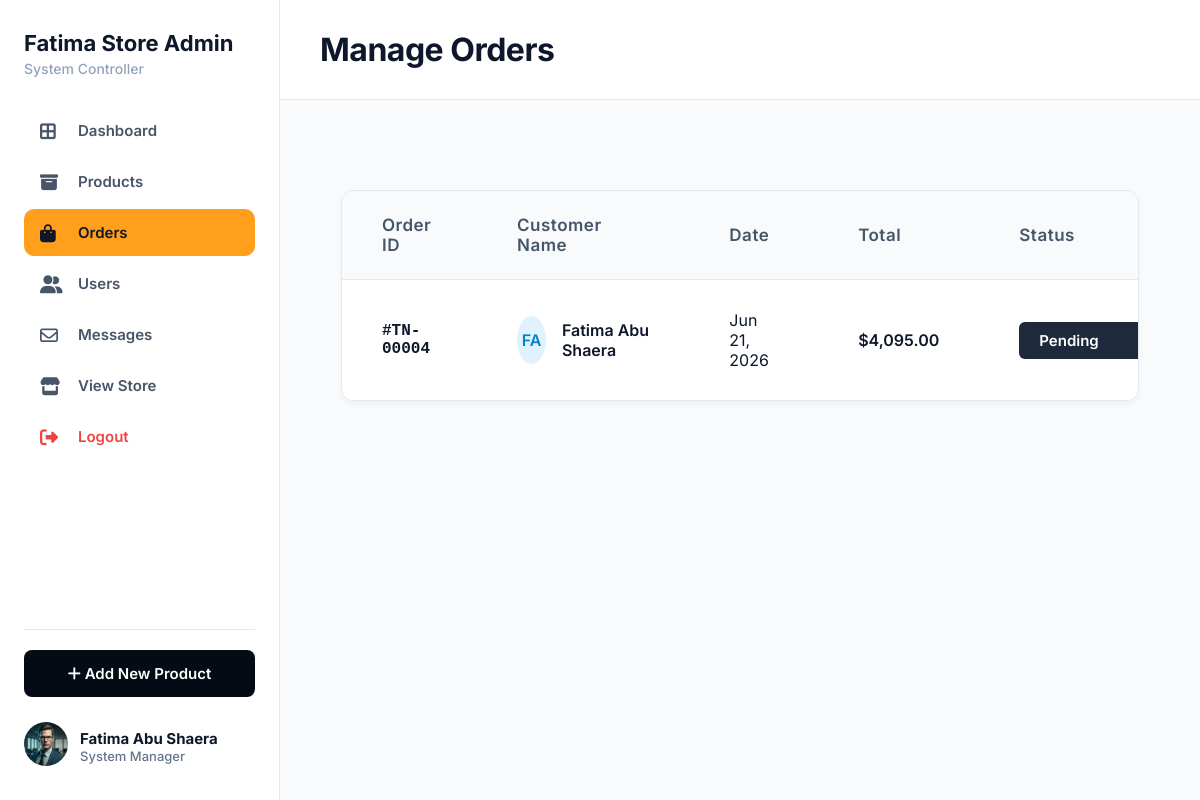
The page /admin/admin_orders.php (signed in) on the database its author committed.
### tables this page shows
CREATE TABLE `orders` (
  `order_id` int(11) NOT NULL,
  `user_id` int(11) NOT NULL,
  `total_amount` decimal(10,2) NOT NULL,
  `status` enum('pending','paid','shipped','delivered','cancelled') NOT NULL,
  `order_date` timestamp NOT NULL DEFAULT current_timestamp() ON UPDATE current_timestamp(),
  `shipping_address` text NOT NULL
);

CREATE TABLE `users` (
  `user_id` int(11) NOT NULL,
  `full_name` varchar(100) NOT NULL,
  `email` varchar(100) NOT NULL,
  `password` varchar(225) NOT NULL,
  `role` enum('customer','admin') NOT NULL,
  `created_at` timestamp NOT NULL DEFAULT current_timestamp() ON UPDATE current_timestamp(),
  `phone` varchar(20) NOT NULL,
  `address` text NOT NULL
);

### admin/admin_orders.php (the view, shortened to what this page needs)
<?php
require_once '../config/config.php';
$stmt = $pdo->query("SELECT o.*, u.full_name as customer_name FROM orders o JOIN users u ON o.user_id = u.user_id ORDER BY o.order_date DESC");
$orders = $stmt->fetchAll();
$view_order = null;
?>
<!doctype html>
<html lang="en">
<head>
    <link rel="stylesheet" href="https://cdnjs.cloudflare.com/ajax/libs/font-awesome/6.4.0/css/all.min.css" />
    <link rel="stylesheet" href="../css/sidebar.css" />
    <link rel="stylesheet" href="../css/style.css" />
    <link rel="stylesheet" href="../css/admin-orders.css" />
</head>
<body>
    <div class="app-layout" style="display: flex; flex-direction: row; min-height: 100vh">
        <?php include '../includes/sidebar.php'; ?>
        <div class="main-content-wrapper">
            <header class="page-top-header">
                <div class="orders-title">
                    <h1>Manage Orders</h1>
                </div>
            </header>
            <main class="main-content">
                <?php if ($view_order): ?>
                    <div class="orders-container" style="padding: 20px; background: white; border-radius: 8px;">
                        <h2>Order Details #<?= $view_order['order_id'] ?></h2>
                        <a href="admin_orders.php" style="color: #007bff; text-decoration: none; margin-bottom: 20px; display: inline-block;">&larr; Back to Orders</a>
                        <div style="display: flex; justify-content: space-between; margin-bottom: 20px;">
                            <div>
                                <p><strong>Customer:</strong> <?= htmlspecialchars($view_order['customer_name']) ?></p>
                                <p><strong>Email:</strong> <?= htmlspecialchars($view_order['customer_email']) ?></p>
                                <p><strong>Phone:</strong> <?= htmlspecialchars($view_order['customer_phone'] ?? 'N/A') ?></p>
                                <p><strong>Date:</strong> <?= date('M d, Y', strtotime($view_order['order_date'])) ?></p>
                            </div>
                            <div>
                                <p><strong>Shipping Address:</strong><br><?= nl2br(htmlspecialchars($view_order['shipping_address'])) ?></p>
                            </div>
                        </div>
                        <table class="orders-table">
                            <thead>
                                <tr>
                                    <th>Product Name</th>
                                    <th>Quantity</th>
                                    <th>Price</th>
                                    <th>Subtotal</th>
                                </tr>
                            </thead>
                            <tbody>
                                <?php foreach ($view_order['items'] as $item): ?>
                                    <tr>
                                        <td><?= htmlspecialchars($item['name']) ?></td>
                                        <td><?= $item['quantity'] ?></td>
                                        <td>$<?= number_format($item['unit_price'], 2) ?></td>
                                        <td>$<?= number_format($item['unit_price'] * $item['quantity'], 2) ?></td>
                                    </tr>
                                <?php endforeach; ?>
                            </tbody>
                        </table>
                        <h3 style="text-align: right; margin-top: 20px;">Total: $<?= number_format($view_order['total_amount'], 2) ?></h3>
                    </div>
                <?php else: ?>
                    <div class="orders-container">
                        <div class="orders-table-wrapper">
                            <table class="orders-table">
                                <thead>
                                    <tr>
                                        <th>Order ID</th>
                                        <th>Customer Name</th>
                                        <th>Date</th>
                                        <th>Total</th>
                                        <th>Status</th>
                                    </tr>
                                </thead>
                                <tbody>
                                    <?php foreach ($orders as $order): ?>
                                        <tr>
                                            <td class="order-id">#TN-<?= str_pad($order['order_id'], 5, '0', STR_PAD_LEFT) ?></td>
                                            <td>
                                                <div class="customer-profile-cell">
                                                    <div class="avatar-circle avatar-blue"><?= strtoupper(substr($order['customer_name'], 0, 2)) ?></div>
                                                    <span class="customer-name"><?= htmlspecialchars($order['customer_name']) ?></span>
                                                </div>
                                            </td>
                                            <td class="order-date"><?= date('M d, Y', strtotime($order['order_date'])) ?></td>
                                            <td class="order-total">$<?= number_format($order['total_amount'], 2) ?></td>
                                            <td>
                                                <form action="admin_orders.php" method="POST" style="margin: 0;">
                                                    <div class="status-select-wrapper dark-theme">
                                                        <select name="status" class="status-select" onchange="this.form.submit()">
                                                            <option value="pending" <?= $order['status'] === 'pending' ? 'selected' : '' ?>>Pending</option>
                                                        </select>
                                                    </div>
                                                </form>
                                            </td>
                                        </tr>
                                    <?php endforeach; ?>
                                </tbody>
                            </table>
                        </div>
                    </div>
                <?php endif; ?>
            </main>
        </div>
    </div>
</body>
</html>

### css/sidebar.css (style rules this page uses)
* { margin: 0; padding: 0; box-sizing: border-box; font-family: "Inter", sans-serif; }
body { background-color: #f8fafc; color: #334155; -webkit-font-smoothing: antialiased; }
.app-layout { display: flex; flex-wrap: nowrap; min-height: 100vh; width: 100%; }
.main-content { flex: 1; min-width: 0; padding: 30px 40px; background-color: #f8fafc; }
table { width: 100%; border-collapse: collapse; text-align: left; }
th { background-color: #f8fafc; color: #475569; font-size: 12px; font-weight: 700; padding: 16px 24px; letter-spacing: 0.5px; border-bottom: 1px solid #e2e8f0; }
td { padding: 16px 24px; border-bottom: 1px solid #f1f5f9; vertical-align: middle; }
tbody tr { transition: background-color 0.2s ease; }

### css/style.css (style rules this page uses)
html, body { height: 100%; overflow-x: hidden; }
*, *::before, *::after { box-sizing: border-box; }
body { display: flex; flex-direction: column; min-height: 100vh; margin: 0; padding: 0; }
.main-content { flex: 1; }

### css/admin-orders.css (style rules this page uses)
:root { --primary-text: #0f172a; --secondary-text: #475569; --border-color: #e2e8f0; --bg-light: #f8fafc; --white: #ffffff; --danger: #ef4444; --blue: #0284c7; --orange: #ea580c; --green: #16a34a; }
.main-content-wrapper { flex: 1; display: flex; flex-direction: column; background-color: var(--bg-light); min-height: 100vh; min-width: 0; box-sizing: border-box; }
.page-top-header { width: 100%; padding: 30px 40px; display: flex; justify-content: space-between; align-items: center; background: var(--white); border-bottom: 1px solid var(--border-color); box-sizing: border-box; }
.orders-title h1 { font-size: 32px; color: var(--primary-text); font-weight: 700; letter-spacing: -0.5px; margin: 0; }
.orders-container { max-width: 1600px; width: 95%; margin: 60px auto 50px; }
.orders-table-wrapper { background-color: var(--white); border-radius: 12px; border: 1px solid var(--border-color); overflow-x: auto; box-shadow: 0 4px 6px -1px rgba(0, 0, 0, 0.05); }
.orders-table { width: 100%; border-collapse: collapse; min-width: 1000px; }
.orders-table th { padding: 24px 40px; color: var(--secondary-text); font-size: 17px; font-weight: 600; border-bottom: 1px solid var(--border-color); background-color: var(--bg-light); text-align: left; }
.orders-table td { padding: 30px 40px; border-bottom: 1px solid var(--border-color); font-size: 16px; color: var(--primary-text); vertical-align: middle; }
.orders-table tbody tr { transition: background-color 0.2s ease; }
.orders-table tr:last-child td { border-bottom: none; }
.order-id { font-family: monospace; font-size: 18px; font-weight: 600; }
.customer-profile-cell { display: flex; align-items: center; gap: 16px; }
.avatar-circle { width: 48px; height: 48px; border-radius: 50%; display: flex; align-items: center; justify-content: center; font-size: 16px; font-weight: 600; }
.avatar-blue { background-color: #e0f2fe; color: var(--blue); }
.customer-name { font-weight: 600; }
.order-date { color: var(--secondary-text); }
.order-total { font-weight: 600; }
.status-select-wrapper { position: relative; display: inline-block; }
.status-select { appearance: none; border: none; padding: 10px 40px 10px 20px; border-radius: 6px; font-size: 15px; font-weight: 600; cursor: pointer; outline: none; }
.dark-theme .status-select { background-color: #1e293b; color: white; }

### rows shown on the page
orders: order_id "00004", user.full_name "FA", user.full_name "Fatima Abu Shaera", order_date "Jun 21, 2026", total_amount "4,095.00", status "Pending"

### other values the page prints
$_SESSION['name'] "Fatima Abu Shaera"
